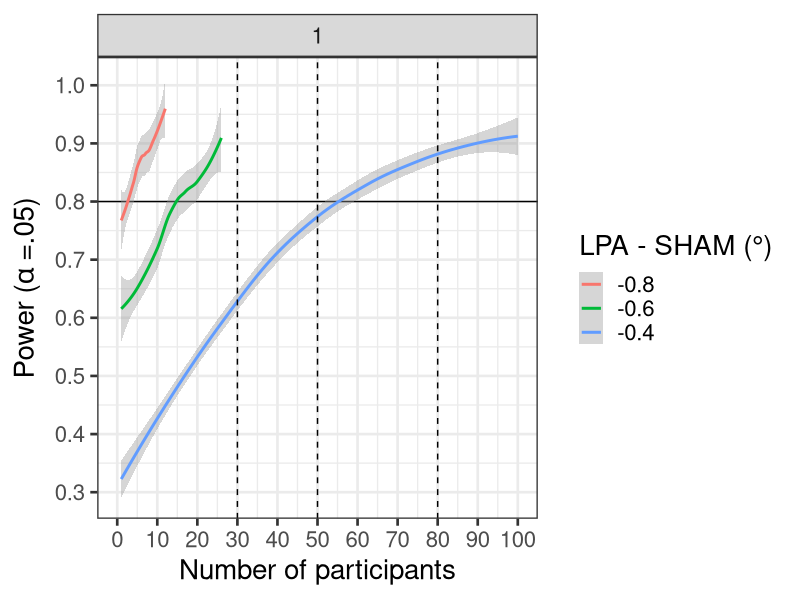

The R source for this figure:
library(ggplot2)
library(tidyverse)
# power_inter-------------
# https://www.r-bloggers.com/2020/05/power-analysis-by-data-simulation-in-r-part-ii/
power_inter<-function(N = 20, mu1, sigma1, mu2, sigma2,es=0.1){
set.seed(1)
n_sims <- 100 # we want 500 simulations
p_vals <- c()
power_at_n <- c(0) # this vector will contain the power for each sample-size (it needs the initial 0 for the while-loop to work)
cohens_ds <- c()
cohens_ds_at_n <- c() 
n <- N # sample-size 
i <- 2
while(power_at_n[i-1] < .95){
  for(sim in 1:n_sims){
    group1 <- rnorm(n,mu1,sigma1) # simulate group 1
    group2 <- rnorm(n,mu2,sigma2) # simulate group 2
    p_vals[sim] <- t.test(group1, group2, paired = FALSE, var.equal = TRUE, conf.level = 0.95,
                          alternative = "greater")$p.value # run t-test and extract the p-value
    cohens_ds[sim] <- abs((mean(group1)-mean(group2))/(sqrt((sd(group1)^2+sd(group2)^2)/2))) # we also save the cohens ds that we observed in each simulation
  }
  power_at_n[i] <- mean(p_vals < .05) # check power (i.e. proportion of p-values that are smaller than alpha-level of .10)
  cohens_ds_at_n[i] <- mean(cohens_ds) # calculate means of cohens ds for each sample-size
  n <- n+1 # increase sample-size by 1
  i <- i+1 # increase index of the while-loop by 1 to save power and cohens d to vector
}
power_at_n <- power_at_n[-1] # delete first 0 from the vector
cohens_ds_at_n <- cohens_ds_at_n[-1] # delete first NA from the vector

# plot(N:(n-1), power_at_n, xlab = "Number of participants per group", ylab = "Power", ylim = c(0,1), axes = TRUE)
# abline(h = .8, col = "red")
# abline(v = target, col = "green")

power_at_n<-as.data.frame(power_at_n)
power_at_n$id<-seq(N:(n-1))
power_at_n$effect_size<-es
power_at_n$sd<-sigma1
power_at_n$d<-cohens_ds_at_n
return(power_at_n)
}
s<-c(1) # different values of sd
power_inter_multiple<-function(sd){
y<-c(-0.4,-0.6,-0.8)  # different values of after-effects
ls<-lapply(y, function(x) power_inter(N= 20, mu1 = 0, mu2 = x, 
              sigma1 = sd, sigma2 =sd, es = x))
df<-bind_rows(ls)
return(df)
}

df_inter<-power_inter_multiple(sd = s)

# df_inter<-read.table("VV_SIMU_inter.txt")

write.table(df_inter, file = "VV_SIMU_inter2.txt", append = FALSE, sep = " ", dec = ".",
            row.names = TRUE, col.names = TRUE)

p_inter<-ggplot(data= df_inter, aes(x=id, y = power_at_n, 
                     col = as.factor(effect_size)))+
  # geom_point(size=1)+
  geom_hline(yintercept = .80)+
  scale_y_continuous(breaks=seq(0,1,.1))+
  scale_x_continuous(limits = c(0,100), breaks=seq(0,100,10))+
  scale_color_discrete(name = "LPA - SHAM (°)")+
  geom_smooth()+
  labs(x = "Number of participants",
       y = expression("Power ("*alpha~"=.05)"))+
  geom_vline(xintercept = c(30, 50, 80), lty = "dashed")+
  theme_bw(base_size = 20)+
  facet_wrap(~ sd)
png("VV_SIMU_INTER2.png", units="in", width=14, height=10, res=200)
p_inter
dev.off()
